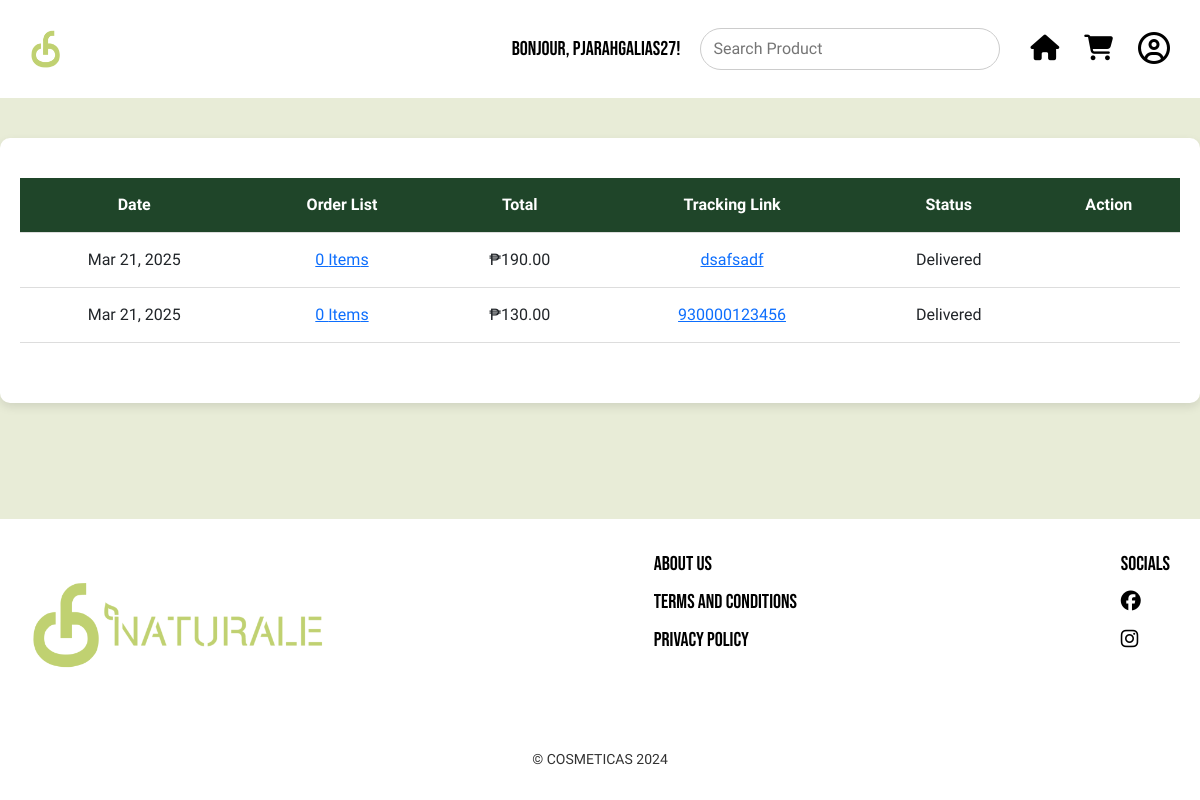
Before: /drew/orderlist.php (signed in) with the older database file.
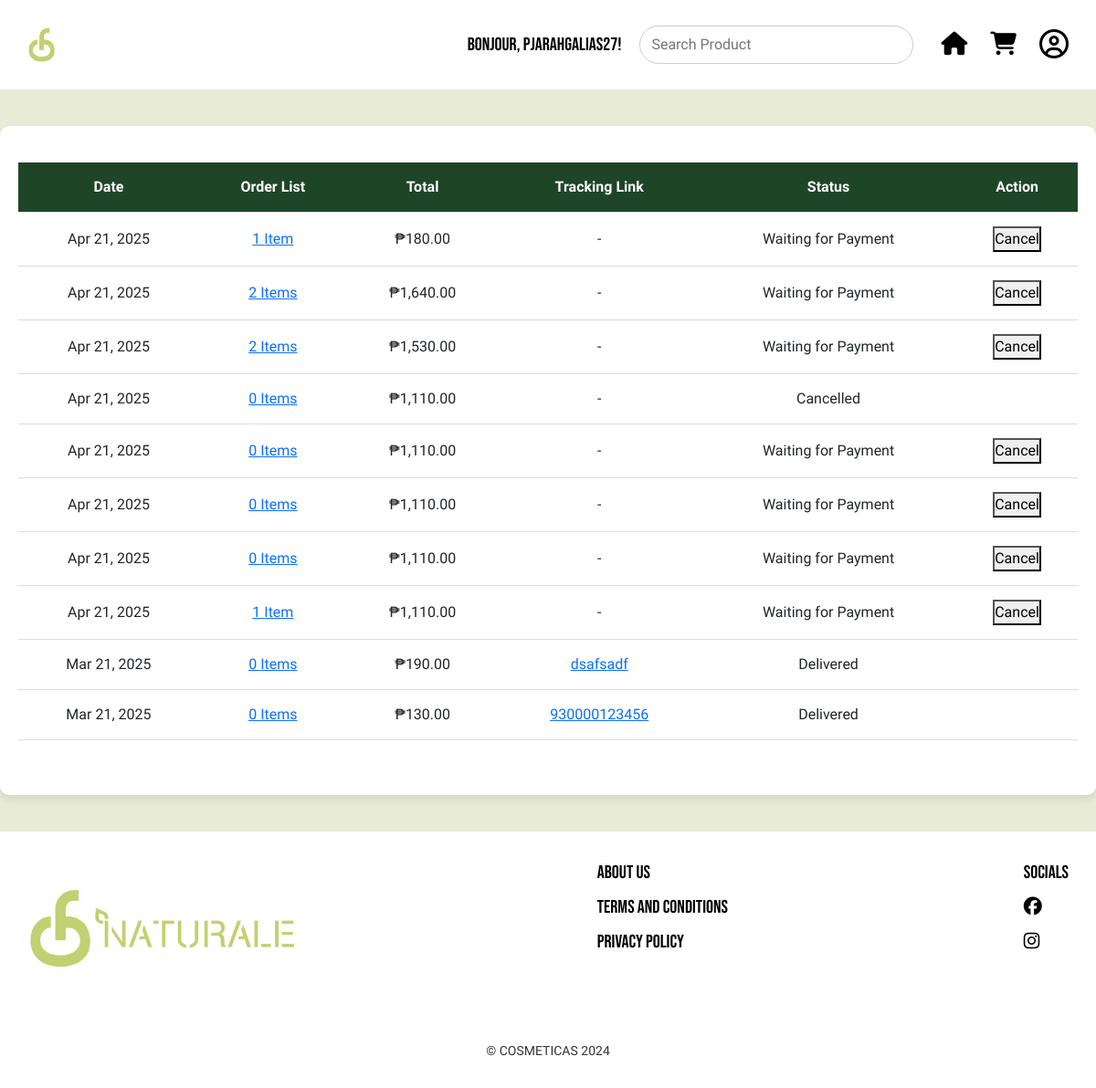
After: the same page with the newer database file.
### tables this page shows
CREATE TABLE `tb_orders` (
  `orderID` int(11) NOT NULL,
  `order_date` datetime NOT NULL,
  `user_id` int(11) DEFAULT NULL,
  `email` varchar(255) DEFAULT NULL,
  `first_name` varchar(255) NOT NULL,
  `last_name` varchar(255) NOT NULL,
  `quantity` int(11) NOT NULL,
  `status` varchar(255) NOT NULL,
  `payment_option` varchar(255) NOT NULL,
  `payment_proof` varchar(255) NOT NULL,
  `isApproved` int(11) DEFAULT NULL,
  `price_total` double NOT NULL,
  `trackingLink` varchar(255) DEFAULT NULL,
  `delivered_date` datetime DEFAULT NULL
);

### drew/orderlist.php (the view, shortened to what this page needs)
<?php
include '../conn.php';
$user_id = $_SESSION['user_id'];
$query = "
    SELECT
        o.orderID,
        o.order_date,
        o.price_total,
        o.status,
        o.trackingLink,
        COUNT(oi.order_item_id) AS item_count
    FROM tb_orders o
    LEFT JOIN tb_order_items oi ON o.orderID = oi.orderID
    WHERE o.user_id = ?
    GROUP BY o.orderID
    ORDER BY o.order_date DESC
";
$stmt = $conn->prepare($query);
$stmt->bind_param("i", $user_id);
$stmt->execute();
$result = $stmt->get_result();
$orders = [];
while ($row = $result->fetch_assoc()) {
    $orders[] = $row;
}
?>
<!DOCTYPE html>
<html lang="en">
<head>
    <link rel="stylesheet" href="orderlist.css?v=<?php echo time(); ?>">
    <link href="https://cdn.jsdelivr.net/npm/bootstrap@5.3.3/dist/css/bootstrap.min.css" rel="stylesheet">
    <link rel="stylesheet" href="https://cdnjs.cloudflare.com/ajax/libs/font-awesome/6.5.1/css/all.min.css">
    <link rel="stylesheet" href="https://cdnjs.cloudflare.com/ajax/libs/bootstrap-icons/1.10.3/font/bootstrap-icons.min.css">
</head>
<body>
    <header>
        <div class="logo">
            <a href="../Home_Page/Home.php"><img src="../Home_Page/cfn_logo2.png" alt="Logo" class="logo-image"/></a>
        </div>
        <div class="navbar">
            <p class="usernamedisplay">Bonjour, <?php echo htmlspecialchars($_SESSION['username'] ?? 'User', ENT_QUOTES, 'UTF-8'); ?>!</p>
            <form action="../Home_Page/ProductScroll.php" method="GET" class="search-form" onsubmit="return validateSearch()">
                <input type="text" name="search" class="search-bar" id="searchBar" placeholder="Search Product">
            </form>
            <div class="icons">
                <a href="../Home_Page/Home.php"><i class="fa-solid fa-house home"></i></a>
                <a href="../drew/cart.php"><i class="fa-solid fa-cart-shopping cart"></i></a>
                <a href="../User_Profile_Page/UserProfile.php"><i class="far fa-user-circle fa-2x icon-profile"></i></a>
            </div>
        </div>
    </header>
    <main>
        <section class="cart-container">
            <div class="cart-content">
                <table class="cart-table">
                    <thead>
                        <tr>
                            <th class="date-header">Date</th>
                            <th class="order-list-header">Order List</th>
                            <th class="total-header">Total</th>
                            <th class="tracking-link-header">Tracking Link</th>
                            <th class="status-header">Status</th>
                            <th class="action-header">Action</th>
                        </tr>
                    </thead>
                    <tbody>
                        <?php if (!empty($orders)): ?>
                            <?php foreach ($orders as $order): ?>
                                <tr>
                                    <td><?php echo htmlspecialchars(date('M j, Y', strtotime($order['order_date']))); ?></td>
                                    <td><a href="#" class="items-count" onclick="openItemsPopup(<?php echo $order['orderID']; ?>)"><?php echo $order['item_count']; ?> Item<?php echo $order['item_count'] != 1 ? 's' : ''; ?></a></td>
                                    <td>₱<?php echo number_format($order['price_total'], 2); ?></td>
                                    <td><?php echo $order['trackingLink'] ? '<a href="' . htmlspecialchars($order['trackingLink']) . '" target="_blank">' . htmlspecialchars($order['trackingLink']) . '</a>' : '-'; ?></td>
                                    <td><?php echo htmlspecialchars($order['status']); ?></td>
                                    <td>
                                        <?php if ($order['status'] === 'Waiting for Payment'): ?>
                                            <form action="" method="POST">
                                                <button type="submit" class="cancel-btn">Cancel</button>
                                            </form>
                                        <?php endif; ?>
                                    </td>
                                </tr>
                            <?php endforeach; ?>
                        <?php else: ?>
                            <tr>
                                <td colspan="6">You have no orders yet.</td>
                            </tr>
                        <?php endif; ?>
                    </tbody>
                </table>
            </div>
        </section>
    </main>
    <footer>
        <div class="footer-container">
            <div class="footer-left">
                <img src="../Resources/cfn_logo.png" alt="Naturale Logo" class="footer-logo">
            </div>
            <div class="footer-right">
                <ul class="footer-nav">
                    <li><a href="#">About Us</a></li>
                    <li><a href="#" data-bs-toggle="modal" data-bs-target="#ModalTerms">Terms and Conditions</a></li>
                    <li><a href="#" data-bs-toggle="modal" data-bs-target="#ModalPrivacy">Privacy Policy</a></li>
                </ul>
            </div>
            <div class="social-icons">
                <p>SOCIALS</p>
                <a href="https://www.facebook.com/share/1CRTizfAxP/?mibextid=wwXIfr" target="_blank"><i class="fab fa-facebook"></i></a>
                <a href="https://www.instagram.com/cosmeticasfraiche?igsh=ang2MHg1MW5qZHQw" target="_blank"><i class="fab fa-instagram"></i></a>
            </div>
        </div>
        <div class="footer-center">
            © COSMETICAS 2024
        </div>
    </footer>
</body>
</html>

### drew/orderlist.css (style rules this page uses)
* { margin: 0; padding: 0; box-sizing: border-box; }
body { font-family: "Be Vietnam Pro", serif !important; font-weight: 400; font-style: normal; min-height: 100vh; width: 100%; background-color: #E8ECD7 !important; line-height: 1.6; overflow: auto; display: flex; flex-direction: column; margin: 0; padding: 0; }
.usernamedisplay { display: flex; justify-content: center; text-align: center; color: black; font-size: 20px; font-family: "Bebas Neue", serif; margin: 0; white-space: nowrap; }
.logo { display: flex; align-items: center; gap: 10px; }
.logo-image { height: 40px; width: auto; }
.logo img { height: 40px; }
header { background-color: white; padding: 20px 30px; display: flex; justify-content: space-between; align-items: center; width: 100%; flex-wrap: wrap; }
.navbar { display: flex; align-items: center; justify-content: center; gap: 20px; }
.icons { display: flex; align-items: center; justify-items: center; gap: 15px; transition: transform 0.3s ease, color 0.3s ease; }
.icon-profile, .home, .cart { font-size: 1.6rem; color: black; cursor: pointer; margin-left: 10px; position: relative; }
.search-bar { padding: 8px 12px; border-radius: 25px; border: 1px solid #ccc; outline: none; font-size: 1rem; width: 300px; background-color: #FFFFFF; }
main { flex-grow: 1; }
.cart-container { padding: 40px 20px; background-color: #FFFFFF; border-radius: 10px; box-shadow: 0 4px 10px rgba(0, 0, 0, 0.1); margin: 40px auto; max-width: 1200px; }
.cart-content { display: flex; flex-direction: column; gap: 20px; }
.cart-table { width: 100%; border-collapse: collapse; margin-bottom: 20px; text-align: center; }
.cart-table thead { background-color: #1F4529; color: #FFFFFF; }
.cart-table th, .cart-table td { padding: 15px; border-bottom: 1px solid #ddd; vertical-align: middle; }
footer { background-color: white; color: black; padding: 30px 30px; display: flex; flex-direction: column; align-items: center; width: 100%; margin-top: auto; }
.footer-container { display: flex; justify-content: space-between; align-items: flex-start; width: 100%; max-width: 1200px; flex-wrap: wrap; gap: 20px; min-height: 200px; }
.footer-left { display: flex; flex-direction: column; align-items: left; }
.footer-logo { height: 150px; }
.footer-right { display: flex; flex-direction: column; text-align: left; }
.footer-nav { list-style: none; padding: 0; }
.footer-nav li { font-family: "Bebas Neue", serif !important; font-size: 20px; margin-bottom: 8px; }
.footer-nav a { color: black; text-decoration: none; transition: transform 0.3s ease, color 0.3s ease; }
.social-icons { display: flex; text-align: left; flex-direction: column; align-items: flex-start; font-size: 20px; font-family: "Bebas Neue", serif; color: black; text-decoration: none; padding: 0; }
.social-icons p { margin-bottom: 8px; }
.social-icons a { margin-bottom: 8px; color: black; }
.footer-center { text-align: center; width: 100%; font-size: 14px; opacity: 0.8; }

### drew/orderlist.php (style rules this page uses)
.items-count { color: #0d6efd; text-decoration: underline; cursor: pointer; }

Changed rows visible on the page:
added tb_orders: order_date "Apr 21, 2025", item_count "1", price_total "180.00", status "Waiting for Payment"
added tb_orders: order_date "Apr 21, 2025", item_count "2", shows "s", price_total "1,640.00", status "Waiting for Payment"
added tb_orders: order_date "Apr 21, 2025", item_count "2", shows "s", price_total "1,530.00", status "Waiting for Payment"
added tb_orders: order_date "Apr 21, 2025", item_count "0", shows "s", price_total "1,110.00", status "Cancelled"
added tb_orders: order_date "Apr 21, 2025", item_count "0", shows "s", price_total "1,110.00", status "Waiting for Payment"
added tb_orders: order_date "Apr 21, 2025", item_count "0", shows "s", price_total "1,110.00", status "Waiting for Payment"
added tb_orders: order_date "Apr 21, 2025", item_count "0", shows "s", price_total "1,110.00", status "Waiting for Payment"
added tb_orders: order_date "Apr 21, 2025", item_count "1", price_total "1,110.00", status "Waiting for Payment"
